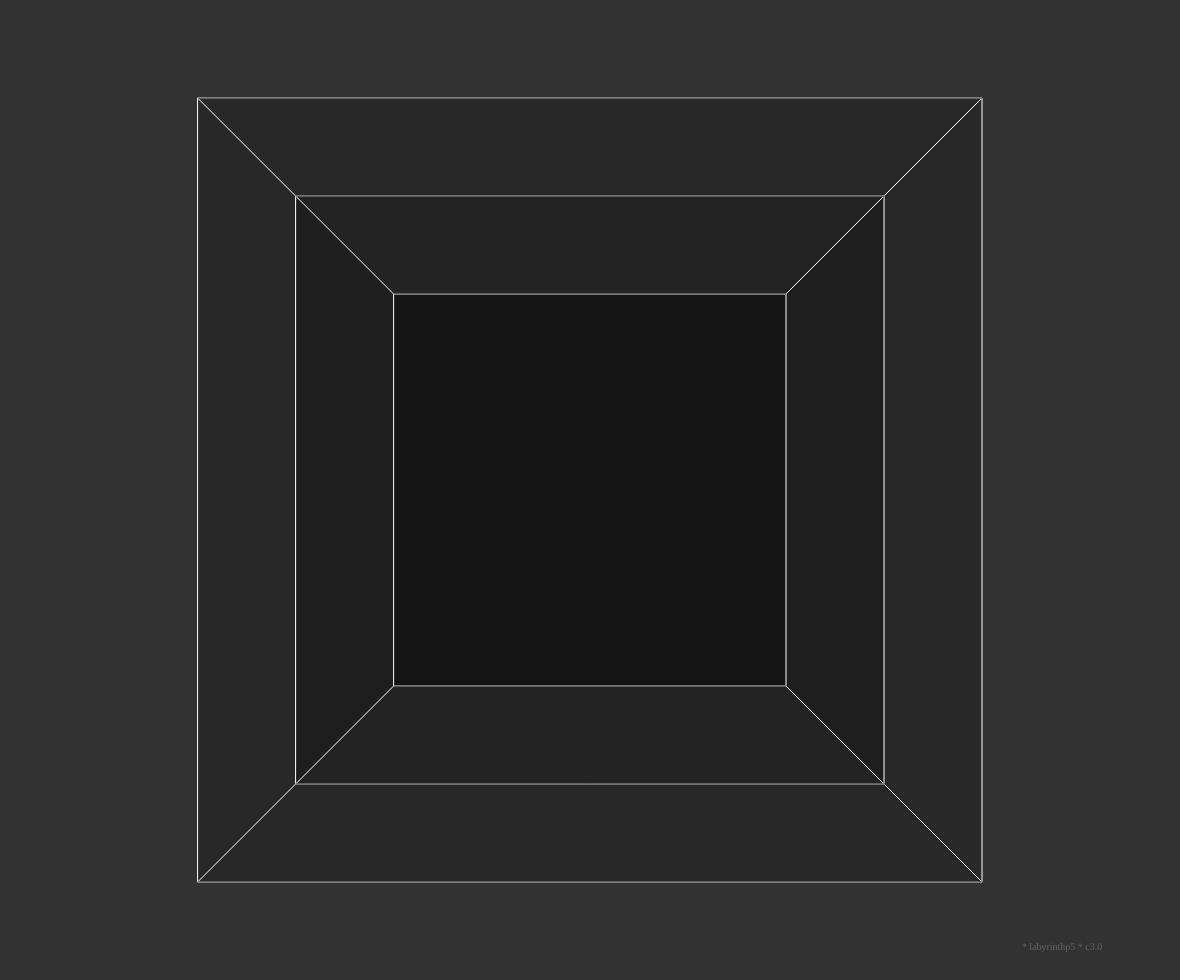
Frame 1 (no input)
Frame 60 (no input): identical to frame 1, image omitted
Frame 120 (the mouse pressed at the canvas centre since frame 60): identical to frame 1, image omitted

The p5.js sketch that drew this single still picture (run headless with seeded random() and noise() and a simulated clock; from frame 60 on, the mouse is pressed at the canvas centre):

// p5.js sketch
// ── sketch.js
// labyrinthp5

let game_title = "* labyrinthp5 * c3.0";
let game_title_X, game_title_Y;

let canvas_W, canvas_H;
let is_init = 1;
let background_RGB;

let [wall_X, wall_Y, wall_W, wall_H] = [[], [], [], []];
let wall_RGB = [];
let [floor_X1, floor_Y1, floor_X2, floor_Y2, floor_X3, floor_Y3, floor_X4, floor_Y4] = [[], [], [], [], [], [], [], []];
let floor_RGB = [];
let [ceil_X1, ceil_Y1, ceil_X2, ceil_Y2, ceil_X3, ceil_Y3, ceil_X4, ceil_Y4] = [[], [], [], [], [], [], [], []];
let ceil_RGB = [];

function setup() {
  set_val();
  createCanvas(canvas_W, canvas_H);
  rectMode(CENTER);
}

function draw() {
  background(background_RGB[0], background_RGB[1], background_RGB[2]);
  set_wall(wall_RGB, wall_X, wall_Y, wall_W, wall_H);
  set_floor(floor_RGB, floor_X1, floor_Y1, floor_X2, floor_Y2, floor_X3, floor_Y3, floor_X4, floor_Y4);
  set_ceil(ceil_RGB, ceil_X1, ceil_Y1, ceil_X2, ceil_Y2, ceil_X3, ceil_Y3, ceil_X4, ceil_Y4);
  set_game_title();
}

function set_game_title() {
  push();
  textSize(10);
  textFont("Comic Sans MS");
  textAlign(CENTER, CENTER);
  noStroke();
  fill(100);
  text(game_title, game_title_X, game_title_Y);
  pop();
}

function set_val() {
  if (is_init) {
    background_RGB = [50, 50, 50];

    is_init = 0;
  }

  [canvas_W, canvas_H] = [windowWidth - 20, windowHeight - 20];
  [game_title_X, game_title_Y] = [canvas_W * 36 / 40, canvas_H * 29 / 30]

  for (let i=0; i<3; i++) {
    wall_X.push(canvas_W / 2);
    wall_Y.push(canvas_H / 2);
    wall_W.push(canvas_H * (4 - i) / 5);
    wall_H.push(wall_W[i]);
    wall_RGB.push([40 - 10 * i, 40 - 10 * i, 40 - 10 * i]);
  }

  for (let i=0; i<2; i++) {
    floor_X1.push(wall_X[i] - wall_W[i] / 2);
    floor_Y1.push(wall_Y[i] + wall_W[i] / 2);
    floor_X2.push(wall_X[i] + wall_W[i] / 2);
    floor_Y2.push(wall_Y[i] + wall_W[i] / 2);
    floor_X3.push(wall_X[i+1] + wall_W[i+1] / 2);
    floor_Y3.push(wall_Y[i+1] + wall_W[i+1] / 2);
    floor_X4.push(wall_X[i+1] - wall_W[i+1] / 2);
    floor_Y4.push(wall_Y[i+1] + wall_W[i+1] / 2);
    floor_RGB.push([40 - 5 * i, 40 - 5 * i, 40 - 5 * i]);
  }

  for (let i=0; i<2; i++) {
    ceil_X1.push(wall_X[i] - wall_W[i] / 2);
    ceil_Y1.push(wall_Y[i] - wall_W[i] / 2);
    ceil_X2.push(wall_X[i] + wall_W[i] / 2);
    ceil_Y2.push(wall_Y[i] - wall_W[i] / 2);
    ceil_X3.push(wall_X[i+1] + wall_W[i+1] / 2);
    ceil_Y3.push(wall_Y[i+1] - wall_W[i+1] / 2);
    ceil_X4.push(wall_X[i+1] - wall_W[i+1] / 2);
    ceil_Y4.push(wall_Y[i+1] - wall_W[i+1] / 2);
    ceil_RGB.push([40 - 5 * i, 40 - 5 * i, 40 - 5 * i]);
  }
}

function windowResized() {
  [wall_X, wall_Y, wall_W, wall_H] = [[], [], [], []];
  wall_RGB = [];
  [floor_X1, floor_Y1, floor_X2, floor_Y2, floor_X3, floor_Y3, floor_X4, floor_Y4] = [[], [], [], [], [], [], [], []];
  floor_RGB = [];
  [ceil_X1, ceil_Y1, ceil_X2, ceil_Y2, ceil_X3, ceil_Y3, ceil_X4, ceil_Y4] = [[], [], [], [], [], [], [], []];
  ceil_RGB = [];
  set_val();
  resizeCanvas(canvas_W, canvas_H);
  console.log("resize(w, h) : " + canvas_W + ", " + canvas_H);
  set_wall(wall_RGB, wall_X, wall_Y, wall_W, wall_H);
}

function set_wall(wall_RGB, wall_X, wall_Y, wall_W, wall_H) {
  push();
  stroke(255);
  strokeWeight(1);
  rectMode(CENTER);
  for (let i=0; i < wall_X.length; i++) {
    fill(wall_RGB[i][0], wall_RGB[i][1], wall_RGB[i][2]);
    rect(wall_X[i], wall_Y[i], wall_W[i], wall_H[i]);
  }
  pop();
}

function set_floor(floor_RGB, floor_X1, floor_Y1, floor_X2, floor_Y2, floor_X3, floor_Y3, floor_X4, floor_Y4) {
  push();
  stroke(255);
  strokeWeight(1);
  rectMode(CENTER);
  for (let i=0; i < floor_X1.length; i++) {
    fill(floor_RGB[i][0], floor_RGB[i][1], floor_RGB[i][2]);
    quad(floor_X1[i], floor_Y1[i], floor_X2[i], floor_Y2[i], floor_X3[i], floor_Y3[i], floor_X4[i], floor_Y4[i]);
    push();
      stroke(background_RGB[0], background_RGB[1], background_RGB[2]);
      line(floor_X1[i], floor_Y1[i], floor_X2[i], floor_Y2[i]);
      line(floor_X3[i], floor_Y3[i], floor_X4[i], floor_Y4[i]);
    pop();
  }
  pop();
}

function set_ceil(ceil_RGB, ceil_X1, ceil_Y1, ceil_X2, ceil_Y2, ceil_X3, ceil_Y3, ceil_X4, ceil_Y4) {
  push();
//  noStroke();
  stroke(255);
  strokeWeight(1);
  rectMode(CENTER);
  for (let i=0; i < ceil_X1.length; i++) {
    fill(ceil_RGB[i][0], ceil_RGB[i][1], ceil_RGB[i][2]);
    quad(ceil_X1[i], ceil_Y1[i], ceil_X2[i], ceil_Y2[i], ceil_X3[i], ceil_Y3[i], ceil_X4[i], ceil_Y4[i]);
    push();
      stroke(background_RGB[0], background_RGB[1], background_RGB[2]);
      line(ceil_X1[i], ceil_Y1[i], ceil_X2[i], ceil_Y2[i]);
      line(ceil_X3[i], ceil_Y3[i], ceil_X4[i], ceil_Y4[i]);
    pop();
  }
  pop();
}
